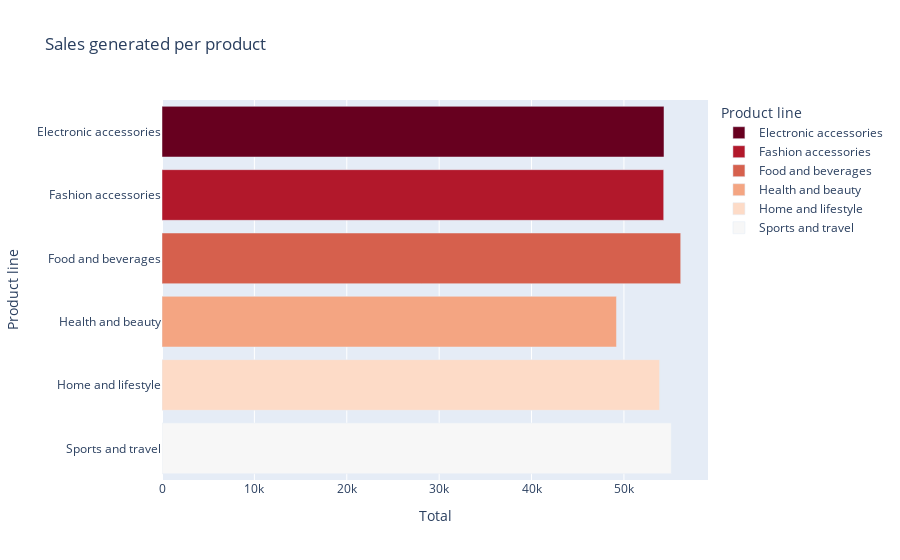

Write notebook code for a chart like this one.
### Code cell
#plotting Total sales generated by each product
line_fig=px.bar(line_data,x='Total',y='Product line',color='Product line',
                   title='Sales generated per product',color_discrete_sequence=px.colors.sequential.RdBu)
line_fig.show()

### Figure 1 — Plotly figure (JSON) as saved in the notebook; plotly's stock layout.template omitted (floating-point values rounded to 4 significant figures)
{"data": [{"alignmentgroup": "True", "hovertemplate": "Product line=%{y}<br>Total=%{x}<extra></extra>", "legendgroup": "Electronic accessories", "marker": {"color": "rgb(103,0,31)"}, "name": "Electronic accessories", "offsetgroup": "Electronic accessories", "orientation": "h", "showlegend": true, "textposition": "auto", "type": "bar", "x": [54340.0], "xaxis": "x", "y": ["Electronic accessories"], "yaxis": "y"}, {"alignmentgroup": "True", "hovertemplate": "Product line=%{y}<br>Total=%{x}<extra></extra>", "legendgroup": "Fashion accessories", "marker": {"color": "rgb(178,24,43)"}, "name": "Fashion accessories", "offsetgroup": "Fashion accessories", "orientation": "h", "showlegend": true, "textposition": "auto", "type": "bar", "x": [54310.0], "xaxis": "x", "y": ["Fashion accessories"], "yaxis": "y"}, {"alignmentgroup": "True", "hovertemplate": "Product line=%{y}<br>Total=%{x}<extra></extra>", "legendgroup": "Food and beverages", "marker": {"color": "rgb(214,96,77)"}, "name": "Food and beverages", "offsetgroup": "Food and beverages", "orientation": "h", "showlegend": true, "textposition": "auto", "type": "bar", "x": [56140.0], "xaxis": "x", "y": ["Food and beverages"], "yaxis": "y"}, {"alignmentgroup": "True", "hovertemplate": "Product line=%{y}<br>Total=%{x}<extra></extra>", "legendgroup": "Health and beauty", "marker": {"color": "rgb(244,165,130)"}, "name": "Health and beauty", "offsetgroup": "Health and beauty", "orientation": "h", "showlegend": true, "textposition": "auto", "type": "bar", "x": [49190.0], "xaxis": "x", "y": ["Health and beauty"], "yaxis": "y"}, {"alignmentgroup": "True", "hovertemplate": "Product line=%{y}<br>Total=%{x}<extra></extra>", "legendgroup": "Home and lifestyle", "marker": {"color": "rgb(253,219,199)"}, "name": "Home and lifestyle", "offsetgroup": "Home and lifestyle", "orientation": "h", "showlegend": true, "textposition": "auto", "type": "bar", "x": [53860.0], "xaxis": "x", "y": ["Home and lifestyle"], "yaxis": "y"}, {"alignmentgroup": "True", "hovertemplate": "Product line=%{y}<br>Total=%{x}<extra></extra>", "legendgroup": "Sports and travel", "marker": {"color": "rgb(247,247,247)"}, "name": "Sports and travel", "offsetgroup": "Sports and travel", "orientation": "h", "showlegend": true, "textposition": "auto", "type": "bar", "x": [55120.0], "xaxis": "x", "y": ["Sports and travel"], "yaxis": "y"}], "layout": {"barmode": "relative", "legend": {"title": {"text": "Product line"}, "tracegroupgap": 0}, "title": {"text": "Sales generated per product"}, "xaxis": {"anchor": "y", "domain": [0, 1], "title": {"text": "Total"}}, "yaxis": {"anchor": "x", "categoryarray": ["Sports and travel", "Home and lifestyle", "Health and beauty", "Food and beverages", "Fashion accessories", "Electronic accessories"], "categoryorder": "array", "domain": [0, 1], "title": {"text": "Product line"}}}}
